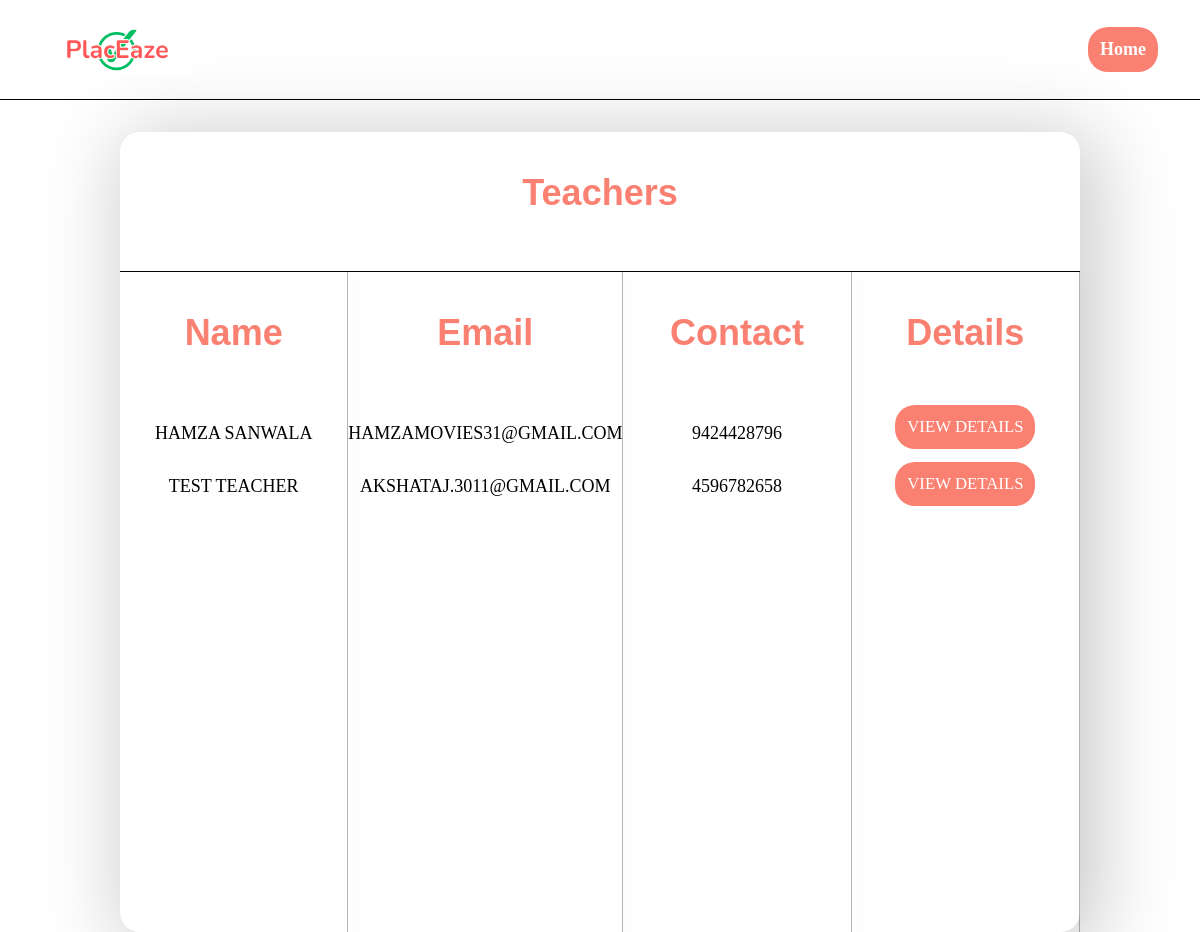
Page /teachersList/ on the committed database.
### place_aze/models.py (models this page shows, shortened)
class Teacher(models.Model):
    tid=models.AutoField(primary_key=True)
    tUser= models.ForeignKey(User, on_delete=models.CASCADE)
    email=models.EmailField(blank=False,null=False)
    fname=models.CharField(max_length=30,null=False)
    lname=models.CharField(max_length=20,null=False)
    mob=models.IntegerField(max_length=10,null=False)
    course=models.CharField(max_length=20,null=False)
    address=models.CharField(max_length=255,null=False)
    picture=models.ImageField(upload_to='teacherPics/',null=False)

### place_aze/views.py (the view)
# urls.py: path("teachersList/", views.teachersList, name="TeachersList"),
@csrf_exempt
def teachersList(request):
    tObj=Teacher.objects.all()
    teacherList=[]
    for i in tObj:
        teacherList.append([i.email,i.fname+" "+i.lname,i.mob])
    return render(request,"teachersList.html",{'teacherList':teacherList})

### place_aze/templates/teachersList.html (shortened to what this page needs)
{% load static %}
<!DOCTYPE html>
<html lang="en">
<head>
    <link rel="stylesheet" href="{% static 'css/interested.css' %}">
</head>
<body>
    <div id="main">
        <div id="page1">
            <div id="nav">
                <div class="prt1">
                    <img src="{% static 'Images/logo.png' %}" alt="">
                </div>
                <div class="prt2">
                    <a href="/">Home</a>
                </div>
                </div>
                <div class="centre">
                    <h1>Teachers</h1>
                  <div class="bol">
                    <div class="col">
                        <h1>Name</h1>
                    <div class="data">
                        {% for i in teacherList %}
                     <h5>{{i.1}}</h5>
        {% endfor %}
                     </div>
                    </div>
                    <div class="col">
                        <h1>Email</h1>
                        <div class="data">
                            {% for i in teacherList %}
                            <h5>{{i.0}}</h5>
                {% endfor %}
                        </div>
                    </div>
                    <div class="col">
                        <h1>Contact</h1>
                        <div class="data">
                            {% for i in teacherList %}
                            <h5>{{i.2}}</h5>
        {% endfor %}
                        </div>
                    </div>
                    <div class="col">
                        <h1>Details</h1>
                        <div class="data">
                            {% for i in teacherList %}
                            <button><a href="/viewTeacherDetails/{{i.0}}/">View Details</a></button>
                       {% endfor %}
                        </div>
                    </div>
                  </div>
                </div>
        </div>
    </div>
</body>
</html>

### static/Css/interested.css (style rules this page uses)
* { margin: 0; padding: 0; box-sizing: border-box; font-family: gilroy; }
html,body { height: 100%; width: 100%; }
#nav { height: 100px; display: flex; align-items: center; justify-content: space-between; padding: 0vw 3.5vw; border-bottom: 1px solid black; }
.prt2 { display: flex; gap: 7vw; }
.prt1 { display: flex; align-items: center ; }
.prt1 img { height: 4vw; }
.prt2 a { text-decoration: none; font-size: 1.5vw; color: black; font-weight: 600; background-color: salmon; padding: 1vw; border-radius: 20px; color: white; }
#main { height: 100%; width: 100%; }
#page1 { height: 100%; width: 100%; }
#page1 .centre { width: 80%; margin-left: auto; margin-right: auto; margin-top: 4vh; height: 100%; box-shadow: 10px 10px 80px 10px rgba(0, 0, 0, 0.202); display: flex; justify-content: space-between; flex-direction: column; gap: 13vh; border-radius: 20px; }
.centre h1 { font-size: 2.3vw; font-family: gilroy; font-weight: 700; color: salmon; text-align: center; }
.centre .col { border-right: 1px solid rgba(0, 0, 0, 0.295) ; height: 100%; box-shadow: 10px 10px 10px 10px rgba(0, 0, 0, 0.007); text-align: center; width: 33%; display: flex; flex-direction: column; gap: 8.6vh; align-items: center; }
.col h5 { font-size: 1.5vw; font-family:gilroy; font-weight: 500; text-transform: uppercase; }
.col .data { display: flex; gap: 4vh; flex-direction: column; }
.data button { padding: 1vw; font-size: 1.2vw; background-color: salmon; border-radius: 20px; border: none; color: whi2e; margin-top: -2vh; }
.data button a { text-decoration: none; color: white; text-transform: uppercase; font-size: 1.4vw; }
.bol { height: 100%; width: 100%; display: flex; justify-content: space-between; margin-top: -5vh; border-top: 1px solid black; }
.centre h1 { margin-top: 5vh; font-size: 3vw; font-family: 'Gill Sans', 'Gill Sans MT', Calibri, 'Trebuchet MS', sans-serif; }

### rows in the picture
Teacher: email "HAMZAMOVIES31@GMAIL.COM"
Teacher: email "AKSHATAJ.3011@GMAIL.COM"

### other values in the picture
{{ i.1 }} "HAMZA SANWALA" "TEST TEACHER"
{{ i.2 }} "9424428796" "4596782658"
